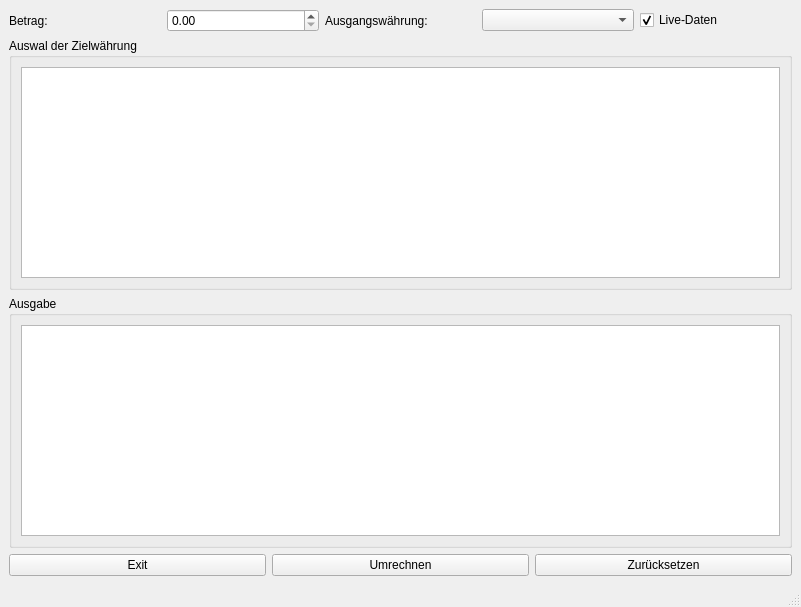
<?xml version="1.0" encoding="UTF-8"?>
<ui version="4.0">
 <class>MainWindow</class>
 <widget class="QMainWindow" name="MainWindow">
  <property name="geometry">
   <rect>
    <x>0</x>
    <y>0</y>
    <width>801</width>
    <height>607</height>
   </rect>
  </property>
  <property name="windowTitle">
   <string>Currency Converter</string>
  </property>
  <widget class="QWidget" name="centralwidget">
   <layout class="QVBoxLayout" name="verticalLayout">
    <item>
     <layout class="QHBoxLayout" name="horizontalLayout">
      <item>
       <widget class="QLabel" name="label">
        <property name="text">
         <string>Betrag:</string>
        </property>
       </widget>
      </item>
      <item>
       <widget class="QDoubleSpinBox" name="input"/>
      </item>
      <item>
       <widget class="QLabel" name="label_2">
        <property name="text">
         <string>Ausgangswährung:</string>
        </property>
       </widget>
      </item>
      <item>
       <widget class="QComboBox" name="current_currency"/>
      </item>
      <item>
       <widget class="QCheckBox" name="api">
        <property name="text">
         <string>Live-Daten</string>
        </property>
        <property name="checked">
         <bool>true</bool>
        </property>
       </widget>
      </item>
     </layout>
    </item>
    <item>
     <widget class="QGroupBox" name="groupBox">
      <property name="title">
       <string>Auswal der Zielwährung</string>
      </property>
      <layout class="QHBoxLayout" name="horizontalLayout_2">
       <item>
        <widget class="QListWidget" name="currencies">
         <property name="selectionMode">
          <enum>QAbstractItemView::MultiSelection</enum>
         </property>
        </widget>
       </item>
      </layout>
     </widget>
    </item>
    <item>
     <widget class="QGroupBox" name="groupBox_2">
      <property name="title">
       <string>Ausgabe</string>
      </property>
      <layout class="QVBoxLayout" name="verticalLayout_2">
       <item>
        <widget class="QTextBrowser" name="output"/>
       </item>
      </layout>
     </widget>
    </item>
    <item>
     <layout class="QHBoxLayout" name="horizontalLayout_3">
      <item>
       <widget class="QPushButton" name="pB_close">
        <property name="text">
         <string>Exit</string>
        </property>
       </widget>
      </item>
      <item>
       <widget class="QPushButton" name="pB_execute">
        <property name="text">
         <string>Umrechnen</string>
        </property>
       </widget>
      </item>
      <item>
       <widget class="QPushButton" name="pB_reset">
        <property name="text">
         <string>Zurücksetzen</string>
        </property>
       </widget>
      </item>
     </layout>
    </item>
   </layout>
  </widget>
  <widget class="QMenuBar" name="menubar">
   <property name="geometry">
    <rect>
     <x>0</x>
     <y>0</y>
     <width>801</width>
     <height>24</height>
    </rect>
   </property>
  </widget>
  <widget class="QStatusBar" name="statusbar"/>
 </widget>
 <resources/>
 <connections>
  <connection>
   <sender>pB_close</sender>
   <signal>clicked()</signal>
   <receiver>MainWindow</receiver>
   <slot>close()</slot>
   <hints>
    <hint type="sourcelabel">
     <x>140</x>
     <y>557</y>
    </hint>
    <hint type="destinationlabel">
     <x>400</x>
     <y>303</y>
    </hint>
   </hints>
  </connection>
 </connections>
</ui>
